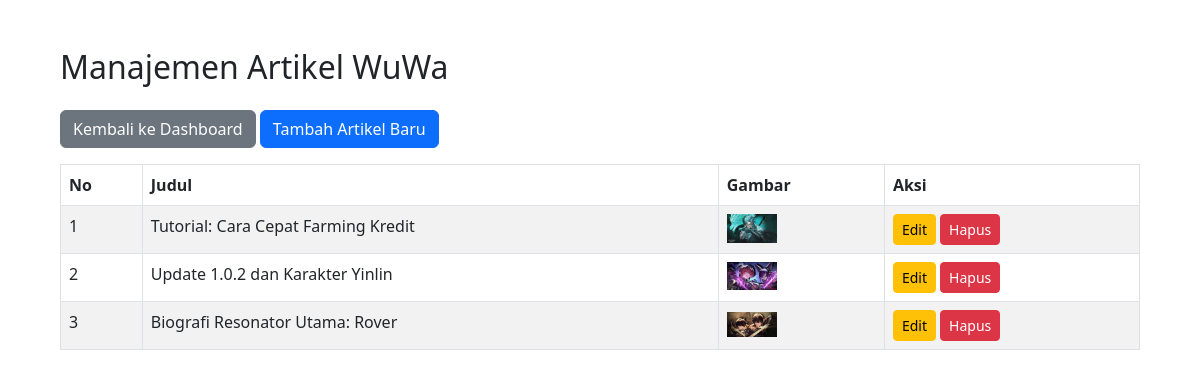
/kelola_artikel.php (signed in), run on the app's committed database.
### tables this page shows
CREATE TABLE `artikel` (
  `id` int(11) NOT NULL,
  `judul` varchar(255) NOT NULL,
  `isi` text NOT NULL,
  `gambar` varchar(255) NOT NULL,
  `link_ref` varchar(255) DEFAULT NULL
);

### kelola_artikel.php (the view, shortened to what this page needs)
<?php
include "koneksi.php";
?>
<!DOCTYPE html>
<html lang="id">
<head>
    <link href="https://cdn.jsdelivr.net/npm/bootstrap@5.3.0/dist/css/bootstrap.min.css" rel="stylesheet">
</head>
<body class="p-5">
    <div class="container">
        <h2 class="mb-4">Manajemen Artikel WuWa</h2>
        <a href="admin.php" class="btn btn-secondary mb-3">Kembali ke Dashboard</a>
        <a href="tambah_artikel.php" class="btn btn-primary mb-3">Tambah Artikel Baru</a>
        <table class="table table-bordered table-striped">
            <thead>
                <tr>
                    <th>No</th>
                    <th>Judul</th>
                    <th>Gambar</th>
                    <th>Aksi</th>
                </tr>
            </thead>
            <tbody>
                <?php
                $result = $conn->query("SELECT * FROM artikel ORDER BY id DESC");
                $no = 1;
                while($row = $result->fetch_assoc()):
                ?>
                <tr>
                    <td><?= $no++ ?></td>
                    <td><?= $row['judul'] ?></td>
                    <td><img src="<?= $row['gambar'] ?>" width="50"></td>
                    <td>
                        <a href="edit_artikel.php?id=<?= $row['id'] ?>" class="btn btn-sm btn-warning">Edit</a>
                        <a href="kelola_artikel.php?hapus=<?= $row['id'] ?>" class="btn btn-sm btn-danger" onclick="return confirm('Yakin hapus?')">Hapus</a>
                    </td>
                </tr>
                <?php endwhile; ?>
            </tbody>
        </table>
    </div>
</body>
</html>

### data on the page
artikel: judul "Tutorial: Cara Cepat Farming Kredit", gambar (picture)
artikel: judul "Update 1.0.2 dan Karakter Yinlin", gambar (picture)
artikel: judul "Biografi Resonator Utama: Rover", gambar (picture)
